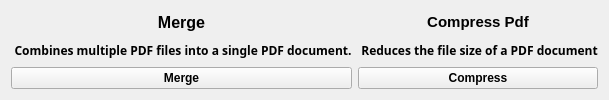
                 <widget class="QWidget" name="widget_23" native="true">
                  <layout class="QHBoxLayout" name="horizontalLayout_27">
                   <item>
                    <layout class="QVBoxLayout" name="verticalLayout_31">
                     <item>
                      <widget class="QLabel" name="performancelabel_15">
                       <property name="font">
                        <font>
                         <pointsize>12</pointsize>
                         <bold>true</bold>
                        </font>
                       </property>
                       <property name="text">
                        <string>Merge</string>
                       </property>
                       <property name="alignment">
                        <set>Qt::AlignCenter</set>
                       </property>
                      </widget>
                     </item>
                     <item>
                      <widget class="QLabel" name="label_9">
                       <property name="font">
                        <font>
                         <family>Segoe UI Variable Small Semibol</family>
                         <bold>true</bold>
                        </font>
                       </property>
                       <property name="text">
                        <string> Combines multiple PDF files into a single PDF document.</string>
                       </property>
                       <property name="alignment">
                        <set>Qt::AlignCenter</set>
                       </property>
                      </widget>
                     </item>
                     <item>
                      <widget class="QPushButton" name="statsbtn_15">
                       <property name="font">
                        <font>
                         <bold>true</bold>
                        </font>
                       </property>
                       <property name="text">
                        <string>Merge</string>
                       </property>
                       <property name="icon">
                        <iconset resource="resource.qrc">
                         <normaloff>:/icons/icons/icons8-merge-50.png</normaloff>:/icons/icons/icons8-merge-50.png</iconset>
                       </property>
                       <property name="iconSize">
                        <size>
                         <width>20</width>
                         <height>20</height>
                        </size>
                       </property>
                      </widget>
                     </item>
                    </layout>
                   </item>
                   <item>
                    <layout class="QVBoxLayout" name="verticalLayout_32">
                     <item>
                      <widget class="QLabel" name="mt5label_14">
                       <property name="font">
                        <font>
                         <pointsize>11</pointsize>
                         <bold>true</bold>
                        </font>
                       </property>
                       <property name="text">
                        <string>Compress Pdf</string>
                       </property>
                       <property name="alignment">
                        <set>Qt::AlignCenter</set>
                       </property>
                      </widget>
                     </item>
                     <item>
                      <widget class="QLabel" name="label_10">
                       <property name="font">
                        <font>
                         <family>Segoe UI Variable Small Semibol</family>
                         <bold>true</bold>
                        </font>
                       </property>
                       <property name="text">
                        <string> Reduces the file size of a PDF document</string>
                       </property>
                       <property name="alignment">
                        <set>Qt::AlignCenter</set>
                       </property>
                      </widget>
                     </item>
                     <item>
                      <widget class="QPushButton" name="setupbtn_14">
                       <property name="font">
                        <font>
                         <bold>true</bold>
                        </font>
                       </property>
                       <property name="text">
                        <string>Compress</string>
                       </property>
                       <property name="icon">
                        <iconset resource="resource.qrc">
                         <normaloff>:/icons/icons/icons8-compress-50.png</normaloff>:/icons/icons/icons8-compress-50.png</iconset>
                       </property>
                       <property name="iconSize">
                        <size>
                         <width>20</width>
                         <height>20</height>
                        </size>
                       </property>
                      </widget>
                     </item>
                    </layout>
                   </item>
                  </layout>
                 </widget>
